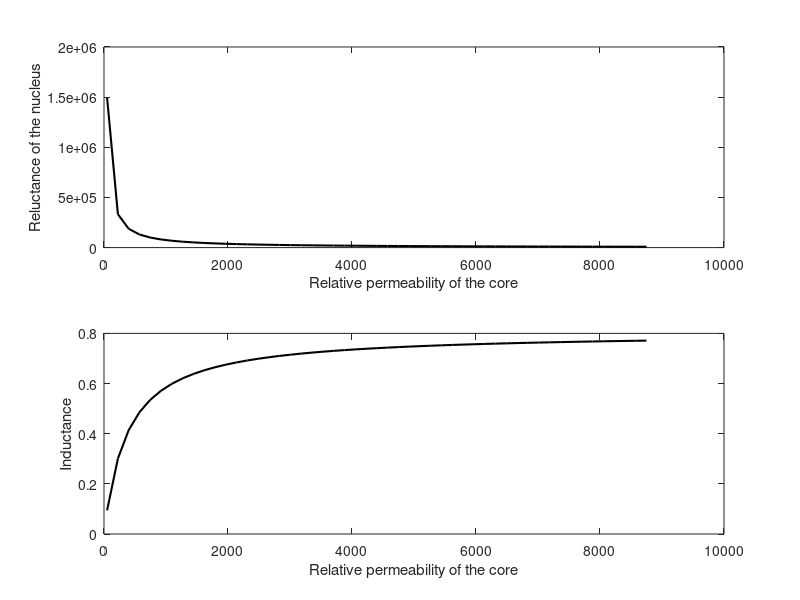

This chart was generated by the following MATLAB code:
%Variation of inductance with magnetic permeability of the core
clear
%Dimensions of the magnetic structure
Ac = 16e-4; %Cross-sectional area of the core, square meters
Ag = 16e-4; %Air gap cross-sectional area, square meters
lc = 15e-2; %Core flux path length, m
g = 4e-4; % Air gap length, m


%Relative permeability of the core 300~90.000
N = 400; %Number of turns
mu_o = 4*pi*1e-7; %Magnetic permeability of the air gap
Rg = g/(mu_o*Ag); %Reluctance of the air gap

%Variation of core reluctance and inductance with relative permittivity
for i = 1:51
	mu_r(i) = 50 + (9000-300)*(i-1)/50;
	Rc(i) = lc/(mu_r(i)*mu_o*Ac); %Reluctance of the nucleus
	R = Rg + Rc(i); %Total reluctance
	L(i) = N*N/R; %Inductance
end

subplot(2,1,1)
plot(mu_r, Rc, 'k', 'LineWidth', 1.5)
xlabel('Relative permeability of the core')
ylabel('Reluctance of the nucleus')
subplot(2,1,2)
plot(mu_r, L, 'k', 'LineWidth', 1.5)
xlabel('Relative permeability of the core')
ylabel('Inductance')
